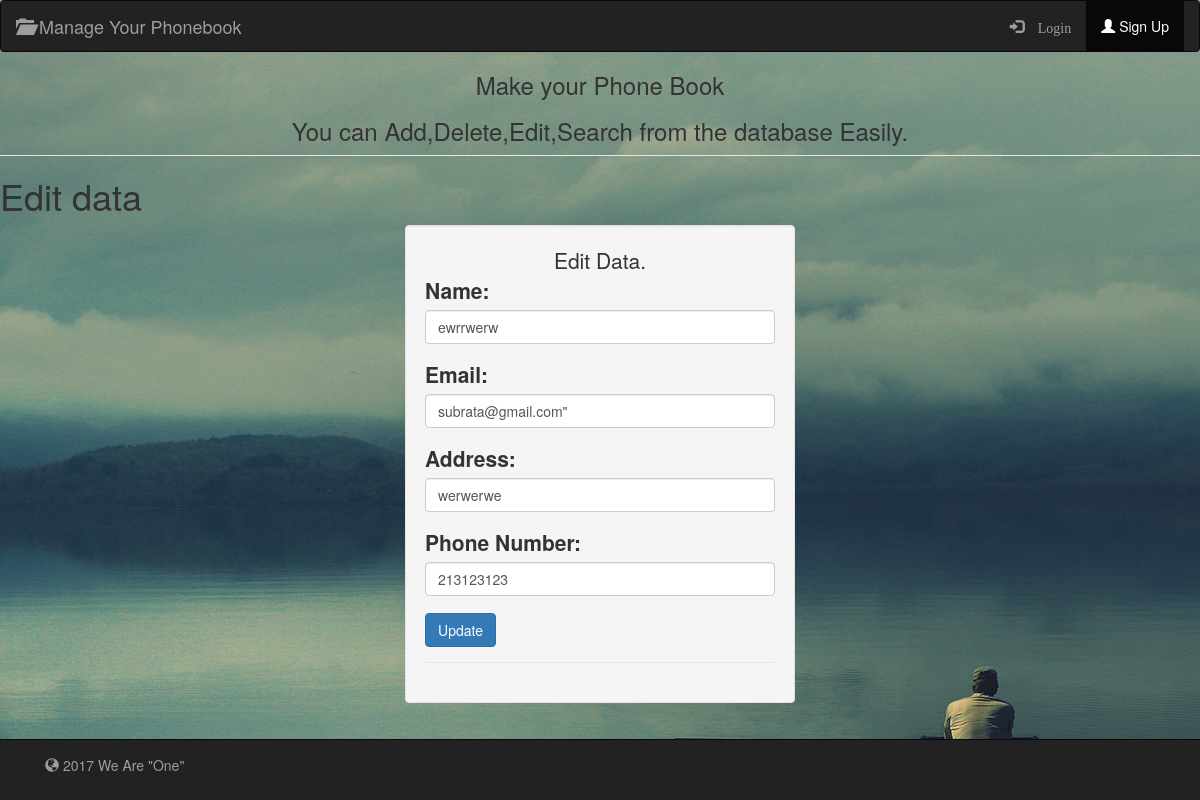
Before: /viewedit.php?id=1 with the older database file.
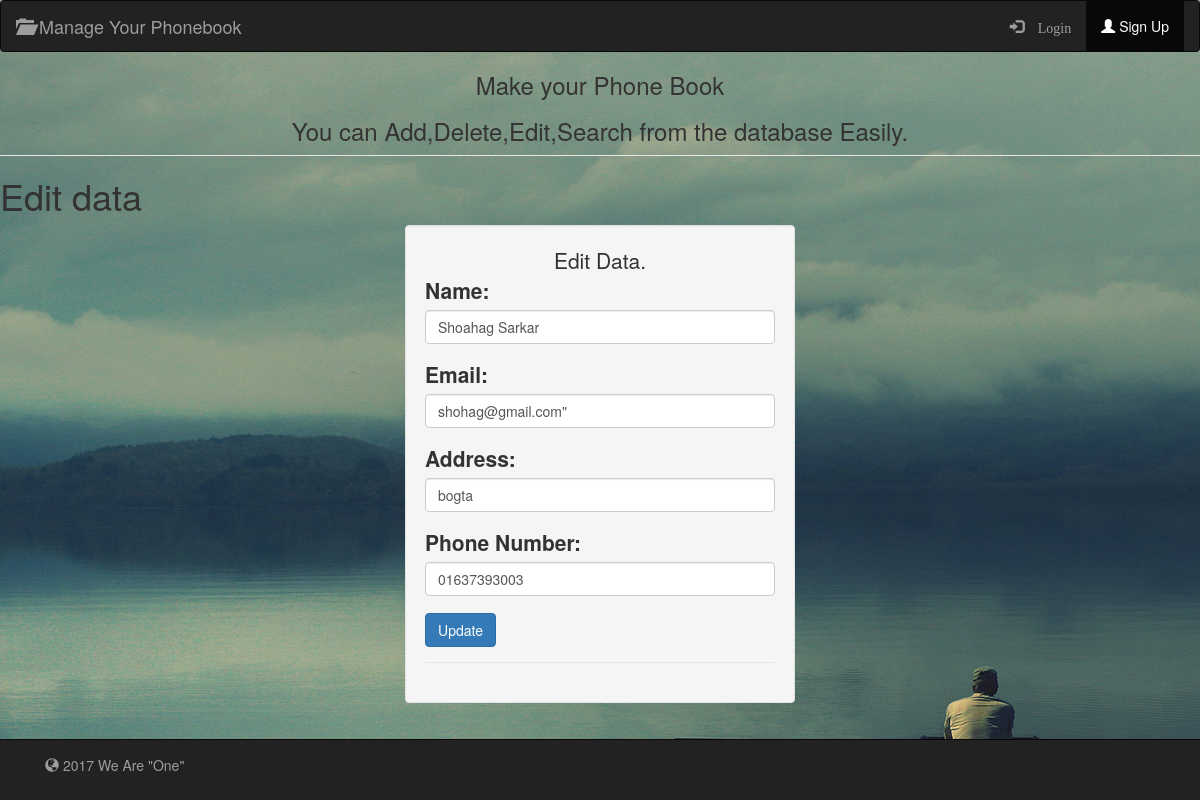
After: the same page with the newer database file.
### tables this page shows
CREATE TABLE IF NOT EXISTS `userinfo` (
  `id` int(90) NOT NULL AUTO_INCREMENT,
  `userID` int(8) NOT NULL,
  `name` varchar(90) NOT NULL,
  `email` varchar(90) NOT NULL,
  `Address` varchar(90) NOT NULL,
  `Phone` varchar(90) NOT NULL,
  PRIMARY KEY (`id`),
  KEY `userID` (`userID`)
);

### viewedit.php (the view, shortened to what this page needs)
<?php
 $ID=$_GET['id'];
?>
<!DOCTYPE html>
<html>
<head>
	<link rel="stylesheet" href="css/bootstrap.min.css" type="text/css" />
</head>
<body>
<nav class="navbar navbar-inverse">
	<div class="container-fluid">
		<div class="navbar-header">
			<a class="navbar-brand" href="index.php"><span class="glyphicon glyphicon-folder-open"></span>   Manage Your Phonebook</a>
		</div>
		<div class="collapse navbar-collapse" id="navbar1">
			<ul class="nav navbar-nav navbar-right">
				<?php if (isset($_SESSION['usr_id'])) { ?>
				<li><a href="home.php"> <span class="glyphicon glyphicon-plus-sign"></span>   Add</a></li>
				<li><a href="edit.php"> <span class="glyphicon glyphicon-edit"></span>  Edit</a></li>
				<li><a href="view.php"> <span class="glyphicon glyphicon-eye-open"></span>  View</a></li>
				<li><a href="delete.php"> <span class="glyphicon glyphicon-remove"></span>  Delete</a></li>
				<li><a href="search.php"> <span class="glyphicon glyphicon-search"></span>  Search</a></li>
				<li><p class="navbar-text">Hi! <span class="glyphicon glyphicon-user"></span> <?php echo $_SESSION['usr_name']; ?></p></li>
				<li><a href="logout.php"> <span class="glyphicon glyphicon-log-out"></span> Log Out</a></li>
				<?php } else { ?>
				<li><a href="login.php"><span class="glyphicon glyphicon-log-in"> Login</a></li>
				<li class="active"><a href="register.php"><span class="glyphicon glyphicon-user"></span> Sign Up</a></li>
				<?php } ?>
			</ul>
		</div>
	</div>
</nav>
<center>
 <legend><h3>Make your Phone Book</h3><h3>You can Add,Delete,Edit,Search from the database Easily.</h3></legend>
</center>
   <h1>Edit data</h1>
     <div class="container">
	<div class="row">
		<div class="col-md-4 col-md-offset-4 well">
			<form role="form" action="edited.php?id=<?php echo $ID;?>" method="post" name="signupform">
				<fieldset>
					<legend>
					<center>Edit Data.</legend></center>
                  <?php
                 $ID=$_GET['id'];
				 $row=mysql_query("SELECT * FROM userinfo WHERE id=$ID");
		   while($data=mysql_fetch_array($row)) {
		   	?>
					<div class="form-group">
						<label for="name">Name:</label>
						<input type="text" name="name" placeholder="Enter Full Name" required value="<?php echo  $data['name'];?>" class="form-control" />
 					</div>
					<div class="form-group">
						<label for="name">Email:</label>
						<input type="text" name="email" placeholder="Email" required value=<?php echo  $data['email'];?>" class="form-control" />
					</div>
					<div class="form-group">
						<label for="name">Address:</label>
						<input type="text" name="Address" placeholder="Address" required class="form-control" value="<?php echo  $data['Address'];?>" />
 					</div>
					<div class="form-group">
						<label for="name">Phone Number:</label>
						<input type="text" name="Phone" placeholder="Phone" required class="form-control" value="<?php echo  $data['Phone'];?>" />
					</div>
					<div class="form-group">
						<input type="submit" name="submit" value="Update" class="btn btn-primary" />
					</div>
				</fieldset>
			</form>
		</div>
	</div>
	<div class="row">
		<div class="col-md-4 col-md-offset-4 text-center">
 		</div>
	</div>
</div>
         <div class="navbar navbar-inverse navbar-fixed-bottom" role="navigation">
            <div class="container">
                <div class="navbar-text pull-left">
                    <p> <span class="glyphicon glyphicon-globe"></span> 2017 We Are "One"</p>
                </div>
            </div>
        </div>
</body>
</html>
<?php
}
?>

Changed rows visible on the page:
changed userinfo: name "ewrrwerw" → "Shoahag Sarkar"; email "subrata@gmail.com\"" → "shohag@gmail.com\""; Address "werwerwe" → "bogta"; Phone "213123123" → "01637393003"
